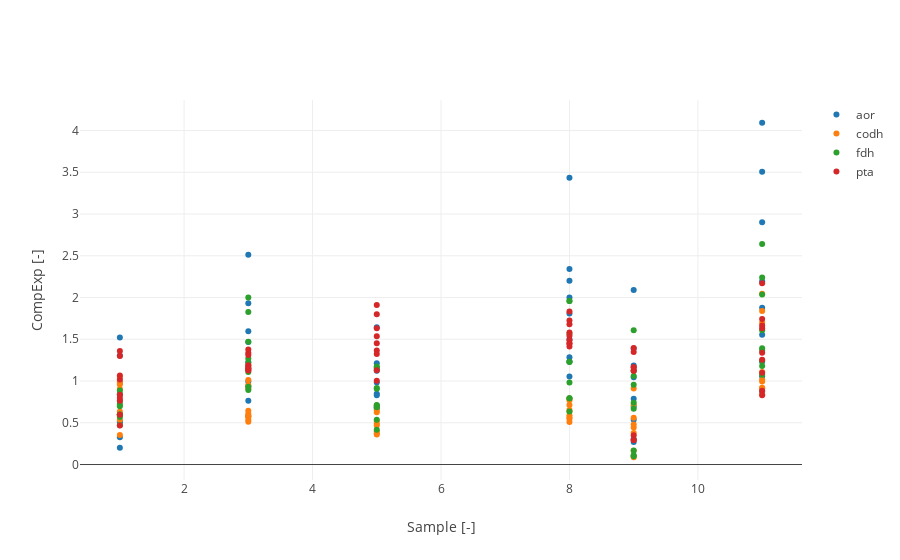

Source (notebook cell):
### Markdown cell above
## Have a look at the ddCts resulting from all combinations of replicas

### Code cell
py.iplot(
    pu.scatterplot_from_df(
        compExps, 
        "Sample", 
        "CompExp", 
        seriesCol="GOI",
        nameCols=["Replica_calib", "Replica_sample"]
    )
)

### Figure 1 — Plotly figure (JSON) as saved in the notebook; plotly's stock layout.template omitted (floating-point values rounded to 4 significant figures)
{"data": [{"mode": "markers", "name": "aor", "text": ["Replica_calib: 1.0, Replica_sample: 1.0", "Replica_calib: 1.0, Replica_sample: 2.0", "Replica_calib: 1.0, Replica_sample: 3.0", "Replica_calib: 2.0, Replica_sample: 1.0", "Replica_calib: 2.0, Replica_sample: 2.0", "Replica_calib: 2.0, Replica_sample: 3.0", "Replica_calib: 3.0, Replica_sample: 1.0", "Replica_calib: 3.0, Replica_sample: 2.0", "Replica_calib: 3.0, Replica_sample: 3.0", "Replica_calib: 1.0, Replica_sample: 1.0", "Replica_calib: 1.0, Replica_sample: 2.0", "Replica_calib: 1.0, Replica_sample: 3.0", "Replica_calib: 2.0, Replica_sample: 1.0", "Replica_calib: 2.0, Replica_sample: 2.0", "Replica_calib: 2.0, Replica_sample: 3.0", "Replica_calib: 3.0, Replica_sample: 1.0", "Replica_calib: 3.0, Replica_sample: 2.0", "Replica_calib: 3.0, Replica_sample: 3.0", "Replica_calib: 1.0, Replica_sample: 1.0", "Replica_calib: 1.0, Replica_sample: 2.0", "Replica_calib: 1.0, Replica_sample: 3.0", "Replica_calib: 2.0, Replica_sample: 1.0", "Replica_calib: 2.0, Replica_sample: 2.0", "Replica_calib: 2.0, Replica_sample: 3.0", "Replica_calib: 3.0, Replica_sample: 1.0", "Replica_calib: 3.0, Replica_sample: 2.0", "Replica_calib: 3.0, Replica_sample: 3.0", "Replica_calib: 1.0, Replica_sample: 1.0", "Replica_calib: 1.0, Replica_sample: 2.0", "Replica_calib: 1.0, Replica_sample: 3.0", "Replica_calib: 2.0, Replica_sample: 1.0", "Replica_calib: 2.0, Replica_sample: 2.0", "Replica_calib: 2.0, Replica_sample: 3.0", "Replica_calib: 3.0, Replica_sample: 1.0", "Replica_calib: 3.0, Replica_sample: 2.0", "Replica_calib: 3.0, Replica_sample: 3.0", "Replica_calib: 1.0, Replica_sample: 1.0", "Replica_calib: 1.0, Replica_sample: 2.0", "Replica_calib: 1.0, Replica_sample: 3.0", "Replica_calib: 2.0, Replica_sample: 1.0", "Replica_calib: 2.0, Replica_sample: 2.0", "Replica_calib: 2.0, Replica_sample: 3.0", "Replica_calib: 3.0, Replica_sample: 1.0", "Replica_calib: 3.0, Replica_sample: 2.0", "Replica_calib: 3.0, Replica_sample: 3.0", "Replica_calib: 1.0, Replica_sample: 1.0", "Replica_calib: 1.0, Replica_sample: 2.0", "Replica_calib: 1.0, Replica_sample: 3.0", "Replica_calib: 2.0, Replica_sample: 1.0", "Replica_calib: 2.0, Replica_sample: 2.0", "Replica_calib: 2.0, Replica_sample: 3.0", "Replica_calib: 3.0, Replica_sample: 1.0", "Replica_calib: 3.0, Replica_sample: 2.0", "Replica_calib: 3.0, Replica_sample: 3.0"], "type": "scatter", "uid": "f3c91925-5d00-491f-bac0-aaefa69900eb", "x": [1, 1, 1, 1, 1, 1, 1, 1, 1, 3, 3, 3, 3, 3, 3, 3, 3, 3, 5, 5, 5, 5, 5, 5, 5, 5, 5, 8, 8, 8, 8, 8, 8, 8, 8, 8, 9, 9, 9, 9, 9, 9, 9, 9, 9, 11, 11, 11, 11, 11, 11, 11, 11, 11], "y": [0.5091, 1.521, 1.306, 0.3268, 0.9764, 0.8388, 0.1997, 0.5967, 0.5126, 0.5811, 1.469, 0.9335, 0.7641, 1.931, 1.227, 0.9936, 2.511, 1.596, 0.6844, 1.147, 0.8465, 0.6706, 1.124, 0.8294, 0.9816, 1.645, 1.214, 1.501, 1.283, 2.202, 2.341, 2.001, 3.434, 1.233, 1.054, 1.809, 0.3049, 0.2685, 0.5372, 1.187, 1.045, 2.091, 0.7886, 0.6943, 1.389, 1.229, 2.194, 4.093, 1.053, 1.878, 3.505, 0.8713, 1.555, 2.901]}, {"mode": "markers", "name": "codh", "text": ["Replica_calib: 1.0, Replica_sample: 1.0", "Replica_calib: 1.0, Replica_sample: 2.0", "Replica_calib: 1.0, Replica_sample: 3.0", "Replica_calib: 2.0, Replica_sample: 1.0", "Replica_calib: 2.0, Replica_sample: 2.0", "Replica_calib: 2.0, Replica_sample: 3.0", "Replica_calib: 3.0, Replica_sample: 1.0", "Replica_calib: 3.0, Replica_sample: 2.0", "Replica_calib: 3.0, Replica_sample: 3.0", "Replica_calib: 1.0, Replica_sample: 1.0", "Replica_calib: 1.0, Replica_sample: 2.0", "Replica_calib: 1.0, Replica_sample: 3.0", "Replica_calib: 2.0, Replica_sample: 1.0", "Replica_calib: 2.0, Replica_sample: 2.0", "Replica_calib: 2.0, Replica_sample: 3.0", "Replica_calib: 3.0, Replica_sample: 1.0", "Replica_calib: 3.0, Replica_sample: 2.0", "Replica_calib: 3.0, Replica_sample: 3.0", "Replica_calib: 1.0, Replica_sample: 1.0", "Replica_calib: 1.0, Replica_sample: 2.0", "Replica_calib: 1.0, Replica_sample: 3.0", "Replica_calib: 2.0, Replica_sample: 1.0", "Replica_calib: 2.0, Replica_sample: 2.0", "Replica_calib: 2.0, Replica_sample: 3.0", "Replica_calib: 3.0, Replica_sample: 1.0", "Replica_calib: 3.0, Replica_sample: 2.0", "Replica_calib: 3.0, Replica_sample: 3.0", "Replica_calib: 1.0, Replica_sample: 1.0", "Replica_calib: 1.0, Replica_sample: 2.0", "Replica_calib: 1.0, Replica_sample: 3.0", "Replica_calib: 2.0, Replica_sample: 1.0", "Replica_calib: 2.0, Replica_sample: 2.0", "Replica_calib: 2.0, Replica_sample: 3.0", "Replica_calib: 3.0, Replica_sample: 1.0", "Replica_calib: 3.0, Replica_sample: 2.0", "Replica_calib: 3.0, Replica_sample: 3.0", "Replica_calib: 1.0, Replica_sample: 1.0", "Replica_calib: 1.0, Replica_sample: 2.0", "Replica_calib: 1.0, Replica_sample: 3.0", "Replica_calib: 2.0, Replica_sample: 1.0", "Replica_calib: 2.0, Replica_sample: 2.0", "Replica_calib: 2.0, Replica_sample: 3.0", "Replica_calib: 3.0, Replica_sample: 1.0", "Replica_calib: 3.0, Replica_sample: 2.0", "Replica_calib: 3.0, Replica_sample: 3.0", "Replica_calib: 1.0, Replica_sample: 1.0", "Replica_calib: 1.0, Replica_sample: 2.0", "Replica_calib: 1.0, Replica_sample: 3.0", "Replica_calib: 2.0, Replica_sample: 1.0", "Replica_calib: 2.0, Replica_sample: 2.0", "Replica_calib: 2.0, Replica_sample: 3.0", "Replica_calib: 3.0, Replica_sample: 1.0", "Replica_calib: 3.0, Replica_sample: 2.0", "Replica_calib: 3.0, Replica_sample: 3.0"], "type": "scatter", "uid": "d3d7f93c-4569-4f29-b49a-7c64a0efb34d", "x": [1, 1, 1, 1, 1, 1, 1, 1, 1, 3, 3, 3, 3, 3, 3, 3, 3, 3, 5, 5, 5, 5, 5, 5, 5, 5, 5, 8, 8, 8, 8, 8, 8, 8, 8, 8, 9, 9, 9, 9, 9, 9, 9, 9, 9, 11, 11, 11, 11, 11, 11, 11, 11, 11], "y": [0.5844, 0.9894, 1.047, 0.5345, 0.9049, 0.9576, 0.3549, 0.6009, 0.6359, 0.5802, 0.9095, 0.5133, 0.6067, 0.951, 0.5367, 0.645, 1.011, 0.5705, 0.3731, 0.4877, 0.6534, 0.3582, 0.4681, 0.6272, 0.3997, 0.5223, 0.6998, 0.5636, 0.5493, 0.5086, 0.6522, 0.6357, 0.5886, 0.7906, 0.7706, 0.7136, 0.1017, 0.08711, 0.1652, 0.4421, 0.3786, 0.7179, 0.5606, 0.4801, 0.9102, 0.9958, 0.9121, 1.838, 0.9199, 0.8427, 1.698, 1.108, 1.015, 2.045]}, {"mode": "markers", "name": "fdh", "text": ["Replica_calib: 1.0, Replica_sample: 1.0", "Replica_calib: 1.0, Replica_sample: 2.0", "Replica_calib: 1.0, Replica_sample: 3.0", "Replica_calib: 2.0, Replica_sample: 1.0", "Replica_calib: 2.0, Replica_sample: 2.0", "Replica_calib: 2.0, Replica_sample: 3.0", "Replica_calib: 3.0, Replica_sample: 1.0", "Replica_calib: 3.0, Replica_sample: 2.0", "Replica_calib: 3.0, Replica_sample: 3.0", "Replica_calib: 1.0, Replica_sample: 1.0", "Replica_calib: 1.0, Replica_sample: 2.0", "Replica_calib: 1.0, Replica_sample: 3.0", "Replica_calib: 2.0, Replica_sample: 1.0", "Replica_calib: 2.0, Replica_sample: 2.0", "Replica_calib: 2.0, Replica_sample: 3.0", "Replica_calib: 3.0, Replica_sample: 1.0", "Replica_calib: 3.0, Replica_sample: 2.0", "Replica_calib: 3.0, Replica_sample: 3.0", "Replica_calib: 1.0, Replica_sample: 1.0", "Replica_calib: 1.0, Replica_sample: 2.0", "Replica_calib: 1.0, Replica_sample: 3.0", "Replica_calib: 2.0, Replica_sample: 1.0", "Replica_calib: 2.0, Replica_sample: 2.0", "Replica_calib: 2.0, Replica_sample: 3.0", "Replica_calib: 3.0, Replica_sample: 1.0", "Replica_calib: 3.0, Replica_sample: 2.0", "Replica_calib: 3.0, Replica_sample: 3.0", "Replica_calib: 1.0, Replica_sample: 1.0", "Replica_calib: 1.0, Replica_sample: 2.0", "Replica_calib: 1.0, Replica_sample: 3.0", "Replica_calib: 2.0, Replica_sample: 1.0", "Replica_calib: 2.0, Replica_sample: 2.0", "Replica_calib: 2.0, Replica_sample: 3.0", "Replica_calib: 3.0, Replica_sample: 1.0", "Replica_calib: 3.0, Replica_sample: 2.0", "Replica_calib: 3.0, Replica_sample: 3.0", "Replica_calib: 1.0, Replica_sample: 1.0", "Replica_calib: 1.0, Replica_sample: 2.0", "Replica_calib: 1.0, Replica_sample: 3.0", "Replica_calib: 2.0, Replica_sample: 1.0", "Replica_calib: 2.0, Replica_sample: 2.0", "Replica_calib: 2.0, Replica_sample: 3.0", "Replica_calib: 3.0, Replica_sample: 1.0", "Replica_calib: 3.0, Replica_sample: 2.0", "Replica_calib: 3.0, Replica_sample: 3.0", "Replica_calib: 1.0, Replica_sample: 1.0", "Replica_calib: 1.0, Replica_sample: 2.0", "Replica_calib: 1.0, Replica_sample: 3.0", "Replica_calib: 2.0, Replica_sample: 1.0", "Replica_calib: 2.0, Replica_sample: 2.0", "Replica_calib: 2.0, Replica_sample: 3.0", "Replica_calib: 3.0, Replica_sample: 1.0", "Replica_calib: 3.0, Replica_sample: 2.0", "Replica_calib: 3.0, Replica_sample: 3.0"], "type": "scatter", "uid": "1636bc6c-4fe1-4b8c-a5f1-bc7447ffdb9a", "x": [1, 1, 1, 1, 1, 1, 1, 1, 1, 3, 3, 3, 3, 3, 3, 3, 3, 3, 5, 5, 5, 5, 5, 5, 5, 5, 5, 8, 8, 8, 8, 8, 8, 8, 8, 8, 9, 9, 9, 9, 9, 9, 9, 9, 9, 11, 11, 11, 11, 11, 11, 11, 11, 11], "y": [0.5976, 0.7222, 0.7603, 0.6976, 0.8431, 0.8876, 0.4705, 0.5685, 0.5985, 1.159, 1.269, 0.9327, 1.826, 1.999, 1.469, 1.109, 1.214, 0.8924, 0.4169, 0.7064, 0.7128, 0.5353, 0.907, 0.9152, 0.686, 1.162, 1.173, 0.7928, 0.6337, 0.7924, 1.23, 0.9831, 1.229, 1.96, 1.566, 1.958, 0.09928, 0.11, 0.1669, 0.6675, 0.7397, 1.123, 0.9563, 1.06, 1.608, 1.366, 1.181, 2.241, 1.609, 1.392, 2.639, 1.242, 1.074, 2.037]}, {"mode": "markers", "name": "pta", "text": ["Replica_calib: 1.0, Replica_sample: 1.0", "Replica_calib: 1.0, Replica_sample: 2.0", "Replica_calib: 1.0, Replica_sample: 3.0", "Replica_calib: 2.0, Replica_sample: 1.0", "Replica_calib: 2.0, Replica_sample: 2.0", "Replica_calib: 2.0, Replica_sample: 3.0", "Replica_calib: 3.0, Replica_sample: 1.0", "Replica_calib: 3.0, Replica_sample: 2.0", "Replica_calib: 3.0, Replica_sample: 3.0", "Replica_calib: 1.0, Replica_sample: 1.0", "Replica_calib: 1.0, Replica_sample: 2.0", "Replica_calib: 1.0, Replica_sample: 3.0", "Replica_calib: 2.0, Replica_sample: 1.0", "Replica_calib: 2.0, Replica_sample: 2.0", "Replica_calib: 2.0, Replica_sample: 3.0", "Replica_calib: 3.0, Replica_sample: 1.0", "Replica_calib: 3.0, Replica_sample: 2.0", "Replica_calib: 3.0, Replica_sample: 3.0", "Replica_calib: 1.0, Replica_sample: 1.0", "Replica_calib: 1.0, Replica_sample: 2.0", "Replica_calib: 1.0, Replica_sample: 3.0", "Replica_calib: 2.0, Replica_sample: 1.0", "Replica_calib: 2.0, Replica_sample: 2.0", "Replica_calib: 2.0, Replica_sample: 3.0", "Replica_calib: 3.0, Replica_sample: 1.0", "Replica_calib: 3.0, Replica_sample: 2.0", "Replica_calib: 3.0, Replica_sample: 3.0", "Replica_calib: 1.0, Replica_sample: 1.0", "Replica_calib: 1.0, Replica_sample: 2.0", "Replica_calib: 1.0, Replica_sample: 3.0", "Replica_calib: 2.0, Replica_sample: 1.0", "Replica_calib: 2.0, Replica_sample: 2.0", "Replica_calib: 2.0, Replica_sample: 3.0", "Replica_calib: 3.0, Replica_sample: 1.0", "Replica_calib: 3.0, Replica_sample: 2.0", "Replica_calib: 3.0, Replica_sample: 3.0", "Replica_calib: 1.0, Replica_sample: 1.0", "Replica_calib: 1.0, Replica_sample: 2.0", "Replica_calib: 1.0, Replica_sample: 3.0", "Replica_calib: 2.0, Replica_sample: 1.0", "Replica_calib: 2.0, Replica_sample: 2.0", "Replica_calib: 2.0, Replica_sample: 3.0", "Replica_calib: 3.0, Replica_sample: 1.0", "Replica_calib: 3.0, Replica_sample: 2.0", "Replica_calib: 3.0, Replica_sample: 3.0", "Replica_calib: 1.0, Replica_sample: 1.0", "Replica_calib: 1.0, Replica_sample: 2.0", "Replica_calib: 1.0, Replica_sample: 3.0", "Replica_calib: 2.0, Replica_sample: 1.0", "Replica_calib: 2.0, Replica_sample: 2.0", "Replica_calib: 2.0, Replica_sample: 3.0", "Replica_calib: 3.0, Replica_sample: 1.0", "Replica_calib: 3.0, Replica_sample: 2.0", "Replica_calib: 3.0, Replica_sample: 3.0"], "type": "scatter", "uid": "99e0abe2-fe44-405e-90a4-4631500292e3", "x": [1, 1, 1, 1, 1, 1, 1, 1, 1, 3, 3, 3, 3, 3, 3, 3, 3, 3, 5, 5, 5, 5, 5, 5, 5, 5, 5, 8, 8, 8, 8, 8, 8, 8, 8, 8, 9, 9, 9, 9, 9, 9, 9, 9, 9, 11, 11, 11, 11, 11, 11, 11, 11, 11], "y": [1.36, 1.065, 0.835, 1.3, 1.018, 0.7981, 0.7627, 0.5973, 0.4683, 1.181, 1.125, 1.146, 1.19, 1.133, 1.154, 1.378, 1.312, 1.336, 1.536, 1.129, 1.631, 1.366, 1.004, 1.451, 1.8, 1.323, 1.912, 1.541, 1.833, 1.582, 1.45, 1.724, 1.488, 1.412, 1.68, 1.45, 0.3512, 0.2927, 0.2928, 1.348, 1.124, 1.124, 1.396, 1.164, 1.164, 1.254, 1.666, 1.338, 1.633, 2.169, 1.743, 0.8285, 1.1, 0.884]}], "layout": {"xaxis": {"title": {"text": "Sample [-]"}}, "yaxis": {"title": {"text": "CompExp [-]"}}}}
